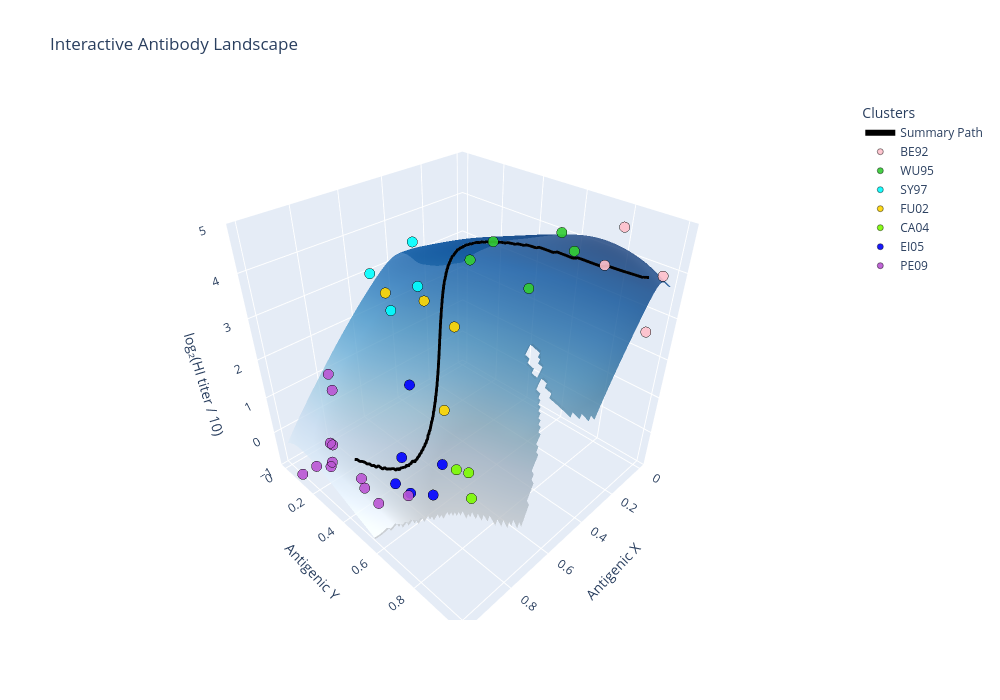

Notebook code for this chart:
### Code cell
# === Step 1: Flatten the surface for Plotly ===
xj, yj = np.meshgrid(x_range, y_range)

x_flat = xj.flatten()
y_flat = yj.flatten()
z_flat = masked_z.flatten()
valid = ~np.isnan(z_flat)

# === Step 2: Create Surface ===
surface = go.Surface(
    x=xj,
    y=yj,
    z=masked_z,
    colorscale='Blues',
    showscale=False,
    opacity=0.8,
    cmin=np.nanmin(masked_z),
    cmax=np.nanmax(masked_z),
    name='Surface'
)


# === Step 3: Create summary path ===
#clip z to -1
z_path_valid_3d=np.clip(z_path_valid,-1,z_path_valid.max())
summary_path = go.Scatter3d(
    x=x_path_valid,
    y=y_path_valid,
    z=z_path_valid_3d,
    mode='lines',
    line=dict(color='black', width=6),
    name='Summary Path'
)

# === Step 4: Cluster-colored virus points ===
cluster_traces = []
for cluster in unique_clusters:
    cluster_idx = cluster_label == cluster
    trace = go.Scatter3d(
        x=X[cluster_idx],
        y=Y[cluster_idx],
        z=Z[cluster_idx],
        mode='markers',
        marker=dict(
            size=6,
            color=color_map[cluster],
            line=dict(color='black', width=0.5),
            opacity=0.9
        ),
        name=f'{cluster}'
    )
    cluster_traces.append(trace)

# === Step 5: Combine all traces ===
fig = go.Figure(data=[surface, summary_path] + cluster_traces)

# === Step 6: Layout ===
fig.update_layout(
    title='Interactive Antibody Landscape',
    scene=dict(
        xaxis_title='Antigenic X',
        yaxis_title='Antigenic Y',
        zaxis_title='log₂(HI titer / 10)',
        zaxis=dict(range=[-1, Z.max()])
    ),
    width=1000,
    height=700,
    legend=dict(title='Clusters')
)

fig.show()

### Figure 1 — Plotly figure (JSON) as saved in the notebook; plotly's stock layout.template omitted (floating-point values rounded to 4 significant figures; data arrays with more than 128 entries replaced by an {"elided": "..."} marker saying what was removed)
{"data": [{"cmax": 4.192, "cmin": -0.9982, "colorscale": [[0, "rgb(247,251,255)"], [0.125, "rgb(222,235,247)"], [0.25, "rgb(198,219,239)"], [0.375, "rgb(158,202,225)"], [0.5, "rgb(107,174,214)"], [0.625, "rgb(66,146,198)"], [0.75, "rgb(33,113,181)"], [0.875, "rgb(8,81,156)"], [1, "rgb(8,48,107)"]], "name": "Surface", "opacity": 0.8, "showscale": false, "type": "surface", "x": {"elided": "100x100 float values"}, "y": {"elided": "100x100 float values"}, "z": {"elided": "100x100 float values"}}, {"line": {"color": "black", "width": 6}, "mode": "lines", "name": "Summary Path", "type": "scatter3d", "x": {"elided": "200 float values"}, "y": {"elided": "200 float values"}, "z": {"elided": "200 float values"}}, {"marker": {"color": "purple", "line": {"color": "black", "width": 0.5}, "opacity": 0.9, "size": 6}, "mode": "markers", "name": "HK68", "type": "scatter3d", "x": [], "y": [], "z": []}, {"marker": {"color": "mediumseagreen", "line": {"color": "black", "width": 0.5}, "opacity": 0.9, "size": 6}, "mode": "markers", "name": "EN72", "type": "scatter3d", "x": [], "y": [], "z": []}, {"marker": {"color": "khaki", "line": {"color": "black", "width": 0.5}, "opacity": 0.9, "size": 6}, "mode": "markers", "name": "VI75", "type": "scatter3d", "x": [], "y": [], "z": []}, {"marker": {"color": "saddlebrown", "line": {"color": "black", "width": 0.5}, "opacity": 0.9, "size": 6}, "mode": "markers", "name": "TX77", "type": "scatter3d", "x": [], "y": [], "z": []}, {"marker": {"color": "darkgreen", "line": {"color": "black", "width": 0.5}, "opacity": 0.9, "size": 6}, "mode": "markers", "name": "BK79", "type": "scatter3d", "x": [], "y": [], "z": []}, {"marker": {"color": "navy", "line": {"color": "black", "width": 0.5}, "opacity": 0.9, "size": 6}, "mode": "markers", "name": "SI87", "type": "scatter3d", "x": [], "y": [], "z": []}, {"marker": {"color": "red", "line": {"color": "black", "width": 0.5}, "opacity": 0.9, "size": 6}, "mode": "markers", "name": "BE89", "type": "scatter3d", "x": [], "y": [], "z": []}, {"marker": {"color": "pink", "line": {"color": "black", "width": 0.5}, "opacity": 0.9, "size": 6}, "mode": "markers", "name": "BE92", "type": "scatter3d", "x": [0.1138, 0.1211, 0.1598, 0.04352], "y": [0.8006, 1, 0.8793, 0.9832], "z": [4, 3, 5, 4]}, {"marker": {"color": "limegreen", "line": {"color": "black", "width": 0.5}, "opacity": 0.9, "size": 6}, "mode": "markers", "name": "WU95", "type": "scatter3d", "x": [0, 0.2429, 0.1524, 0.1668, 0.09717], "y": [0.5297, 0.4013, 0.1953, 0.5219, 0.6602], "z": [4, 4, 3, 3, 4]}, {"marker": {"color": "cyan", "line": {"color": "black", "width": 0.5}, "opacity": 0.9, "size": 6}, "mode": "markers", "name": "SY97", "type": "scatter3d", "x": [0.4542, 0.4543, 0.459, 0.5181], "y": [0.1935, 0.2116, 0.04065, 0], "z": [4, 3, 2, 3]}, {"marker": {"color": "gold", "line": {"color": "black", "width": 0.5}, "opacity": 0.9, "size": 6}, "mode": "markers", "name": "FU02", "type": "scatter3d", "x": [0.5735, 0.5573, 0.5115, 0.6011], "y": [0.1646, 0.5174, 0.3115, 0.504], "z": [3, 3, 3, 1]}, {"marker": {"color": "lawngreen", "line": {"color": "black", "width": 0.5}, "opacity": 0.9, "size": 6}, "mode": "markers", "name": "CA04", "type": "scatter3d", "x": [0.6071, 0.6619, 0.6408], "y": [0.6561, 0.6292, 0.6727], "z": [-1, 0, 0]}, {"marker": {"color": "blue", "line": {"color": "black", "width": 0.5}, "opacity": 0.9, "size": 6}, "mode": "markers", "name": "EI05", "type": "scatter3d", "x": [0.8677, 0.6801, 0.7007, 0.736, 0.764, 0.7573], "y": [0.5232, 0.5725, 0.5369, 0.4753, 0.4359, 0.467], "z": [0, 0, -1, 2, 0, -1]}, {"marker": {"color": "mediumorchid", "line": {"color": "black", "width": 0.5}, "opacity": 0.9, "size": 6}, "mode": "markers", "name": "PE09", "type": "scatter3d", "x": [0.9395, 0.96, 1, 0.8793, 0.7721, 0.9823, 0.9093, 0.9347, 0.9086, 0.965, 0.8987, 0.9434], "y": [0.4154, 0.4613, 0.07815, 0.4193, 0.4709, 0.2856, 0.1773, 0.07985, 0.1926, 0.2697, 0.2239, 0.31], "z": [0, 0, -1, -1, -1, 0, 0, -1, 0, 0, 2, 2]}], "layout": {"height": 700, "legend": {"title": {"text": "Clusters"}}, "scene": {"xaxis": {"title": {"text": "Antigenic X"}}, "yaxis": {"title": {"text": "Antigenic Y"}}, "zaxis": {"range": [-1, 5], "title": {"text": "log₂(HI titer / 10)"}}}, "title": {"text": "Interactive Antibody Landscape"}, "width": 1000}}
